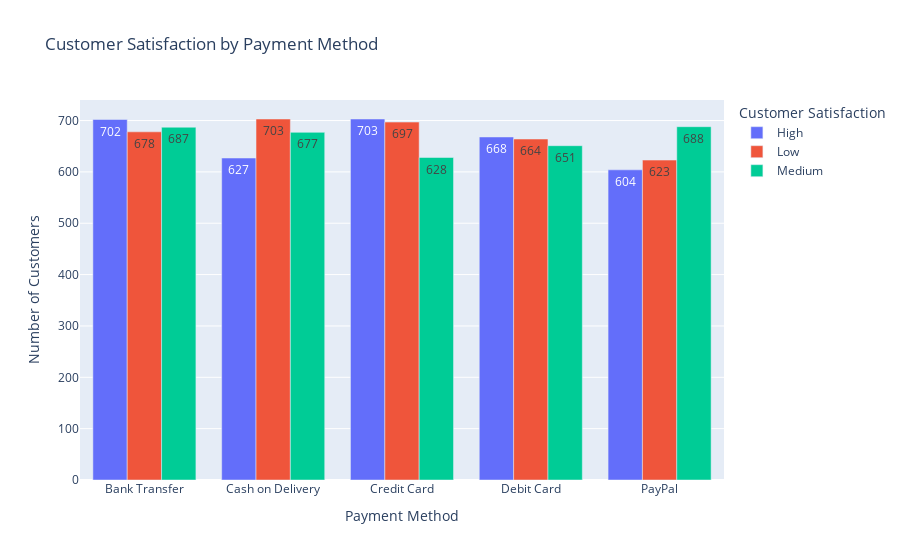

Source (notebook cell):
### Code cell
data = df.groupby(['Payment Method', 'Customer Satisfaction']).size().reset_index(name='Counts')
fig = px.bar(data, 
              x='Payment Method', 
              y='Counts', 
              color='Customer Satisfaction', 
              title='Customer Satisfaction by Payment Method',
              labels={'Counts': 'Number of Customers', 'Payment Method': 'Payment Method'},
              text='Counts',  
              barmode='group') 
fig.update_layout(xaxis_title='Payment Method',
                  yaxis_title='Number of Customers',
                  legend_title='Customer Satisfaction')
fig.show()

### Figure 1 — Plotly figure (JSON) as saved in the notebook; plotly's stock layout.template omitted (floating-point values rounded to 4 significant figures)
{"data": [{"alignmentgroup": "True", "hovertemplate": "Customer Satisfaction=High<br>Payment Method=%{x}<br>Number of Customers=%{text}<extra></extra>", "legendgroup": "High", "marker": {"color": "#636efa", "pattern": {"shape": ""}}, "name": "High", "offsetgroup": "High", "orientation": "v", "showlegend": true, "text": [702, 627, 703, 668, 604], "textposition": "auto", "type": "bar", "x": ["Bank Transfer", "Cash on Delivery", "Credit Card", "Debit Card", "PayPal"], "xaxis": "x", "y": [702, 627, 703, 668, 604], "yaxis": "y"}, {"alignmentgroup": "True", "hovertemplate": "Customer Satisfaction=Low<br>Payment Method=%{x}<br>Number of Customers=%{text}<extra></extra>", "legendgroup": "Low", "marker": {"color": "#EF553B", "pattern": {"shape": ""}}, "name": "Low", "offsetgroup": "Low", "orientation": "v", "showlegend": true, "text": [678, 703, 697, 664, 623], "textposition": "auto", "type": "bar", "x": ["Bank Transfer", "Cash on Delivery", "Credit Card", "Debit Card", "PayPal"], "xaxis": "x", "y": [678, 703, 697, 664, 623], "yaxis": "y"}, {"alignmentgroup": "True", "hovertemplate": "Customer Satisfaction=Medium<br>Payment Method=%{x}<br>Number of Customers=%{text}<extra></extra>", "legendgroup": "Medium", "marker": {"color": "#00cc96", "pattern": {"shape": ""}}, "name": "Medium", "offsetgroup": "Medium", "orientation": "v", "showlegend": true, "text": [687, 677, 628, 651, 688], "textposition": "auto", "type": "bar", "x": ["Bank Transfer", "Cash on Delivery", "Credit Card", "Debit Card", "PayPal"], "xaxis": "x", "y": [687, 677, 628, 651, 688], "yaxis": "y"}], "layout": {"autosize": true, "barmode": "group", "legend": {"title": {"text": "Customer Satisfaction"}, "tracegroupgap": 0}, "title": {"text": "Customer Satisfaction by Payment Method"}, "xaxis": {"anchor": "y", "autorange": true, "domain": [0, 1], "range": [-0.5, 4.5], "title": {"text": "Payment Method"}, "type": "category"}, "yaxis": {"anchor": "x", "autorange": true, "domain": [0, 1], "range": [0, 740], "title": {"text": "Number of Customers"}, "type": "linear"}}}
